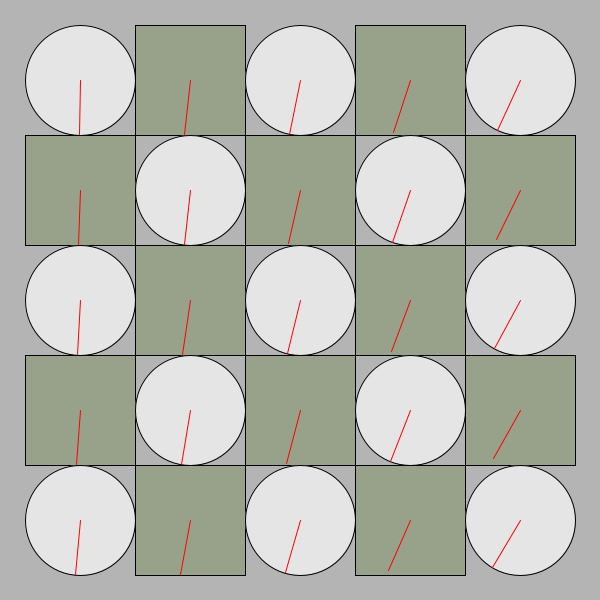
Frame 1 (no input)
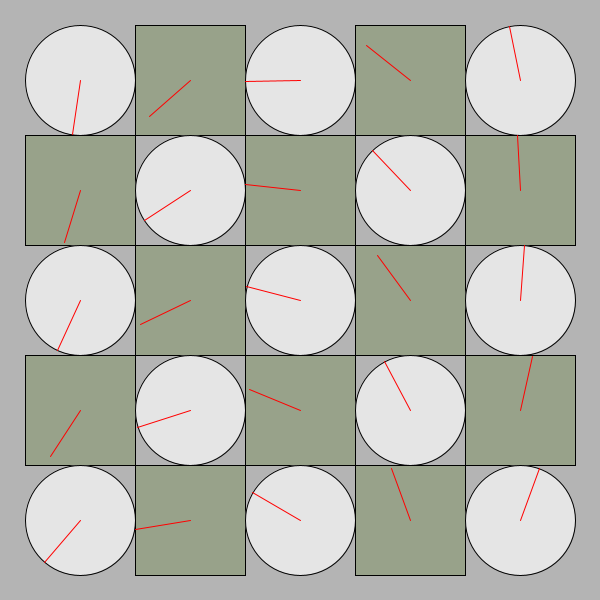
Frame 60 (the mouse pressed at the canvas centre just before this capture)
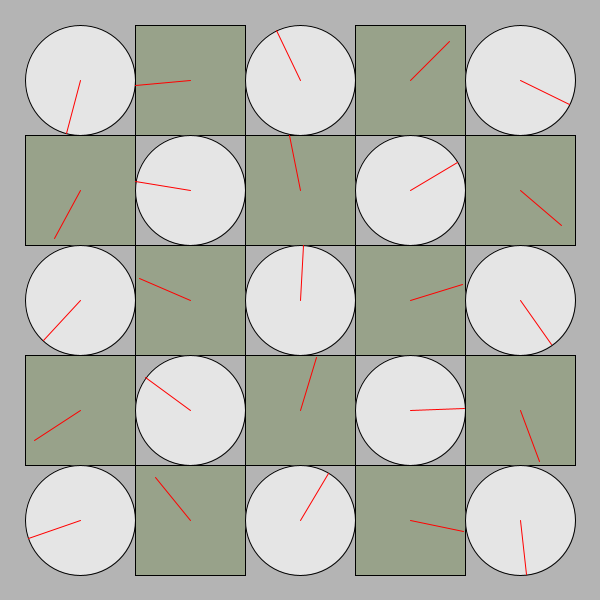
Frame 120 (the mouse held since frame 60 and released just before this capture)

The Processing sketch that drew these frames (run headless with seeded random() and noise(); from frame 60 on, the mouse is pressed at the canvas centre):

// Processing sketch: processing_152733
// ── processing_152733.pde

/*
 * Creative Coding
 * Week 2, 04 - The Clocks
 * by Indae Hwang and Jon McCormack
 * Copyright (c) 2014 Monash University
 *
 * This program draws a grid of circular "clocks", whose hands move according to the elasped time.
 * The higher the clock number the faster it moves, the first clock takes 1 min to go all the way around.
 * The function "movingCircle" is used to draw each clock. It is passed the position, size and hand angle
 * as arguments.
 * 
 */

void setup() {
  size(600, 600);
  background(180);
  rectMode(CENTER);
  noStroke();
}


void draw() {
  background(180);
  noStroke();

  int num = 5;
  int margin = 80;

  float gutter = 0; //distance between each cell
  float cellsize = ( width - (2 * margin) - gutter * (num - 1) ) / (num - 1);

  int shapeNumber = 0; // counter

  for (int i=0; i<num; i++) {
    for (int j=0; j<num; j++) {
      ++shapeNumber;

      float tx = margin + cellsize * i + gutter * i;
      float ty = margin + cellsize * j + gutter * j;
        if(shapeNumber%2==0){
      movingSquare(tx, ty, cellsize, - shapeNumber * TWO_PI * millis() / 60000.0);
        }// even numbers goto circle function
        else {
      movingCircle(tx, ty, cellsize, - shapeNumber * 0.2 *  PI * millis() / 6000.0);    
    }// odd numebers go to square function 
    }
  }
}//end of draw 


void movingSquare(float x, float y, float size, float angle) {

  // calculate endpoint of the line
  float tempX = x + (size / 2) * sin(angle);
  float tempY = y + (size / 2) * cos(angle);

  stroke(0);
  strokeWeight(1);
  fill(140, 155, 120, 180);
  rectMode(CENTER);
  rect(x, y, size, size);

  stroke(255, 0, 0);
  line(x, y, tempX, tempY); // red line
}

void movingCircle(float x, float y, float size, float angle) {

  // calculate endpoint of the line
  float tempX = x + (size / 2) * sin(angle);
  float tempY = y + (size / 2) * cos(angle);

  stroke(0);
  strokeWeight(1);
  fill(250, 180);
  ellipse(x, y, size, size); // circle

  stroke(255, 0, 0);
  line(x, y, tempX, tempY); // red line
}
